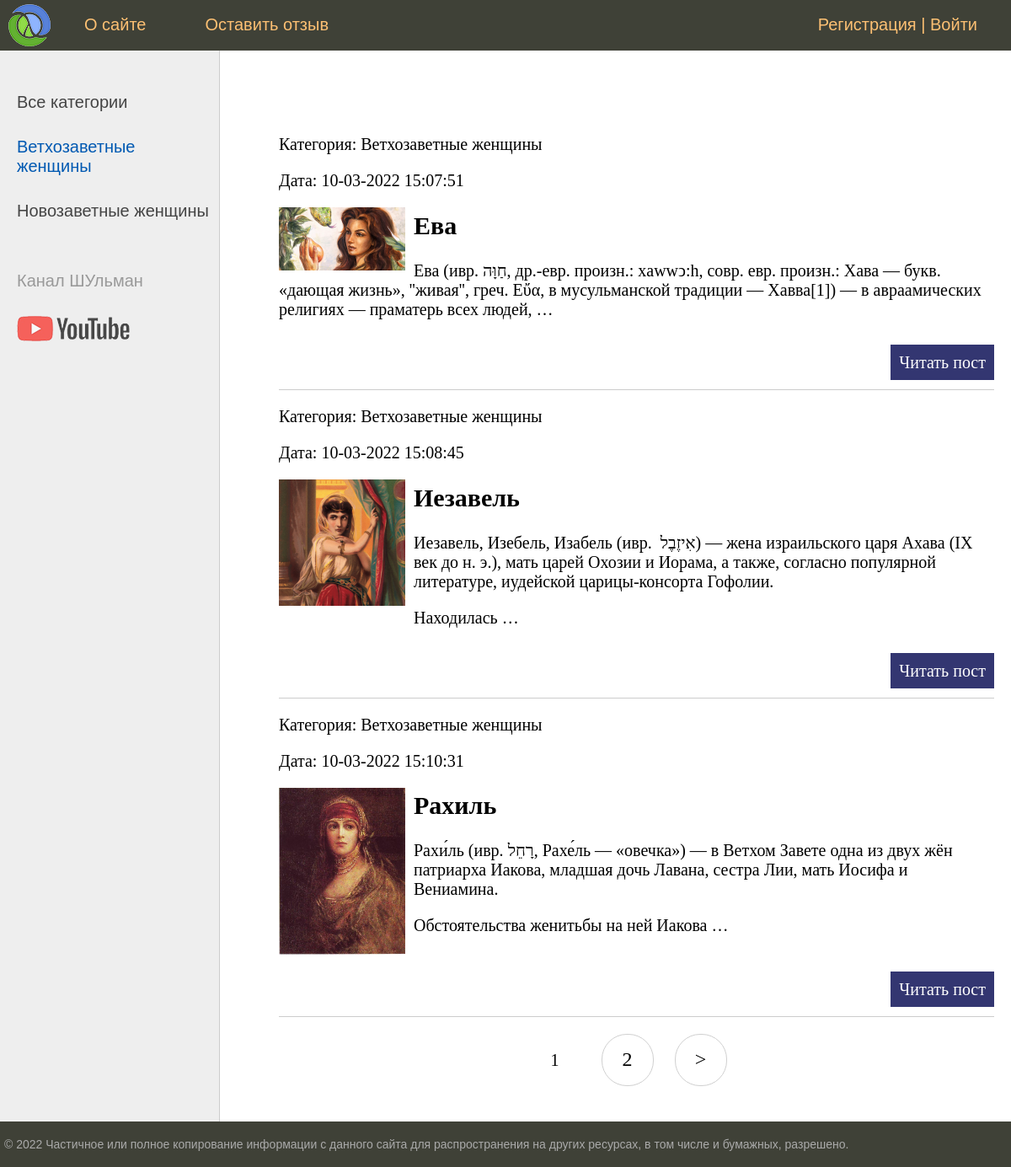
Page /category/vethozavetnye-zhenshiny/ on the committed database.
### women/models.py (models this page shows, shortened)
class Category(models.Model):
    name = models.CharField(max_length=100, db_index=True, verbose_name='Категория')
    slug = models.SlugField(max_length=255, unique=True, db_index=True, verbose_name='URL')
    def __str__(self):
        return self.name
    def get_absolute_url(self):
        return reverse('category', kwargs={'cat_slug':self.slug})
    class Meta:
        verbose_name = 'Категория'
        verbose_name_plural = 'Категории'

class Women(models.Model):
    title = models.CharField(max_length=255, verbose_name='Заголовок')
    slug = models.SlugField(max_length=255, unique=True, db_index=True, verbose_name='URL')
    content = models.TextField(blank=True, verbose_name='Текст статьи')
    photo = models.ImageField(upload_to='photos/%Y/%m/%d/', verbose_name='Фото')
    time_create = models.DateTimeField(auto_now_add=True, verbose_name='Время создания')
    time_update = models.DateTimeField(auto_now=True, verbose_name='Время обновления')
    is_published = models.BooleanField(default=True, verbose_name='Статья опублукована')
    cat = models.ForeignKey('Category', on_delete=models.PROTECT, verbose_name='Категория', related_name='get_posts')
    def get_absolute_url(self):
        return reverse('post', kwargs={'post_slug':self.slug})
    class Meta:
        verbose_name = 'Библейские женщины'
        verbose_name_plural = 'Библейские женщины'
        ordering = ['id']

### women/views.py (the view)
# urls.py: path('category/<slug:cat_slug>/', WomenCategory.as_view(), name='category'),
class WomenCategory(DataMixin, ListView):
    model = Women
    template_name = 'women/index.html'
    context_object_name = 'posts'
    allow_empty = False
    def get_queryset(self):
        return Women.objects.filter(cat__slug=self.kwargs['cat_slug'], is_published=True).select_related('cat')
    def get_context_data(self, *, object_list=None, **kwargs):
        context = super().get_context_data(**kwargs)
        c = Category.objects.get(slug=self.kwargs['cat_slug'])
        c_def = self.get_user_context(title='Категория - ' + str(c.name),
                                      cat_selected=c.pk)
        return dict(list(context.items()) + list(c_def.items()))

### women/utils.py (called while the page is built)
    def get_user_context(self, **kwargs):
        context = kwargs
        cats = cache.get('cats')
        if not cats:
            cats = Category.objects.all()#annotate(Count('women')) #all()
            cache.set('cats', cats, 60)
        user_menu = menu.copy()
        if not self.request.user.is_authenticated:
            user_menu.pop(1)
        context['menu'] = user_menu
        context['cats'] = cats
        if 'cat_selected' not in context:
            context['cat_selected'] = 0
        return context

### women/templates/women/index.html (shortened to what this page needs)
{% extends 'women/base.html' %}
{% block content %}
<ul class="list-articles">
	{% for p in posts %}
			<li><duv class="article-panel">
				<p class="first">Категория: {{p.cat}}</p>
				<p class="last">Дата: {{p.time_update|date:'d-m-Y H:i:s'}}</p>
			</duv>
{% if p.photo %}
				<p><img class="img-article-left thumb" src="{{p.photo.url}}"></p>
{% endif %}
				<h2>{{p.title}}</h2>
	{% autoescape on %}
	{{p.content|linebreaks|truncatewords:30}}
	{% endautoescape %}
			<p class="link-read-post"><a href="{{ p.get_absolute_url }}">Читать пост</a></p>
			</li>
	{% endfor %}
</ul>
{% endblock %}

### women/templates/women/base.html (shortened to what this page needs)
{% load static %}
{% load women_tags %}
<!DOCTYPE html>
<html>
<head>
	<link type="text/css" href="{% static 'women/css/styles.css' %}" rel="stylesheet" />
</head>
<body>
<table class="table-page" border=0 cellpadding="0" cellspacing="0">
<tr><td valign=top>
{% block mainmenu %}
		<div class="header">
			<ul id="mainmenu" class="mainmenu">
			<li class="logo"><a href="{% url 'home' %}"><div class="logo"></div></a></li>
{% for m in menu %}
			<li><a href="{% url m.url_name %}">{{m.title}}</a></li>
{% endfor %}
				{% if request.user.is_authenticated %}
				<li class="last"> {{user.username}} | <a href="{% url 'logout' %}">Выйти</a></li>
				{% else %}
				<li class="last"><a href="{% url 'register' %}">Регистрация</a> | <a href="{% url 'login' %}">Войти</a></li>
				{% endif %}
			</ul>
		</div>
{% endblock mainmenu %}
<table class="table-content" border=0 cellpadding="0" cellspacing="0">
<tr>
	<td valign="top" class="left-chapters">
	<ul id="leftchapters">
{% if cat_selected == 0 %}
		<li class="selected">Все категории</li>
{% else %}
		<li><a href="{% url 'home' %}">Все категории</a></li>
{% endif %}
{% for c in cats %}
	{% if c.pk == cat_selected %}
		<li class="selected">{{c.name}}</li>
	{% else %}
		<li><a href="{{ c.get_absolute_url }}">{{c.name}}</a></li>
	{% endif %}
{% endfor %}
		<li class="share">
		<p>Канал ШУльман</p>
		<a class="share-yt" href="https://www.youtube.com/watch?v=Q0vkjM-p_Dk" target="_blank" rel="nofollow"></a>
		</li>
	</ul>
</td>
<td valign="top" class="content">
	<div class="content-text">
{% block content %}
{% endblock %}
{% if page_obj.has_other_pages %}
<nav class="list-pages">
    <ul>
        {% for p in paginator.page_range %}
		{% if page_obj.number == p %}
        <li class="page-num page-num-selected">{{ p }}</li>
		{% elif p >= page_obj.number|add:-2 and p <= page_obj.number|add:2  %}
        <li class="page-num">
            <a href="?page={{ p }}">{{ p }}</a>
        </li>
		{% endif %}
        {% endfor %}
{% if page_obj.has_next %}
<li class="page-num">
	<a href="?page={{ page_obj.next_page_number }}">&gt;</a>
</li>
{% endif %}
    </ul>
</nav>
{% endif %}
	</div>
</td></tr></table>
</td></tr>
<tr><td valign=top>
	<div id="footer">
		<p>&copy; 2022 Частичное или полное копирование информации с данного сайта для распространения на других ресурсах, в том числе и бумажных, разрешено.</p>
	</div>
</td></tr></table>
</body>
</html>

### women/static/women/css/styles.css (style rules this page uses)
html, body { font-family: 'Arial'; margin: 0; padding: 0; height: 100%; width: 100%; color: #444; }
a { color: #0059b2; text-decoration: none; }
img { max-width: 600px; height: auto; }
img.img-article-left { max-width: 300px; height: auto; float: left; padding: 0 10px 10px 0; }
img.img-article-left.thumb { max-width: 150px; height: auto; }
p.link-read-post { text-align: right; }
p.link-read-post a { padding: 10px; min-width: 100px; background: #333671; color: #fff; text-decoration: none; }
ul.list-articles { list-style: none; margin: 0; padding: 0; }
ul.list-articles li { border-bottom: 1px solid #ccc; }
.table-page { width: 100%; height: 100%; vertical-align: top; }
.table-page tr { height: 100%; }
.header { background: #3F4137; height: 60px; }
.logo { background: url('../images/logo.png') no-repeat 10px 5px; width: 70px; height: 60px; }
ul.mainmenu { list-style: none; margin: 0; padding: 0; height: 60px; color: #fdc073; font-size: 20px; overflow: hidden; }
ul.mainmenu li { float: left; margin: 18px 40px 0 30px; }
ul.mainmenu li.logo { margin: 0; }
ul.mainmenu li.last { float: right; }
ul.mainmenu li a { color: #fdc073; text-decoration: none; }
.table-content { width: 100%; min-height: 100%; height: 100%; }
.left-chapters { margin: 0; background: #eee; border-right: 1px solid #ccc; min-height: 100%; }
.left-chapters ul { width: 230px; min-height: 100%; margin: 0; padding: 20px 10px 10px 20px; list-style: none; font-size: 20px; }
.left-chapters ul li { margin: 30px 0 0 0; color: #999; }
.left-chapters ul li.selected { color: #0059b2; }
.left-chapters ul li a { color: #444; text-decoration: none; }
.left-chapters ul li.share { margin: 60px 0 0 0; }
.left-chapters ul li.share p { margin: 30px 0 30px 0; }
.left-chapters ul li.share a { display: inline-block; width: 40px; height: 40px; margin: 0 20px 0 0; }
.left-chapters ul li.share a.share-yt { width: 100%; height: 30px; background: url('../images/share_yt.png') no-repeat 0 0 }
.content { padding: 40px 20px 20px 40px; width: 100%; box-sizing: border-box; }
.content-text { margin: 60px 0 0 30px; color: #000; font-size: 20px; font-family: Yandex Sans Display Light; }
#footer { box-sizing: border-box; background: #3F4137; padding: 5px; color: #aaa; font-size: 14px; font-family: Verdana, Geneva, Arial, Helvetica; text-align: left; overflow: hidden; }
.list-pages { text-align: center; margin: 0 0 20px 0; }
.list-pages ul { margin: 20px 0 0 0; padding: 0; list-style: none; }
.list-pages ul li { display: inline-block; margin: 0 20px 0 0; }
.list-pages a { color: #000; font-size: 24px; text-decoration: none; }
.list-pages .page-num, .page-num-selected { display: inline-block; width: 60px; height: 44px; padding: 16px 0 0 0; border: 1px solid #d0d0d0; border-radius: 30px; }
.list-pages .page-num-selected { border: none; color: #000; font-size: 20px; }

### rows in the picture
Category: name "Ветхозаветные женщины"
Category: name "Новозаветные женщины"
Women: cat "Ветхозаветные женщины", time_update "10-03-2022 15:07:51", photo (picture), title "Ева", content "Ева (ивр. ‏חַוָּה‏‎, др.-евр. произн.: xawwͻ:h, совр. евр. произн.: Хава — букв. «дающая жизнь», ''живая'', греч. Εὔα, в мусульманской традиции — Хавва[1]) — в авраамических религиях — праматерь всех людей, …"
Women: cat "Ветхозаветные женщины", time_update "10-03-2022 15:08:45", photo (picture), title "Иезавель", content "Иезавель, Изебель, Изабель (ивр. ‏אִיזֶבֶל ‏‎) — жена израильского царя Ахава (IX век до н. э.), мать царей Охозии и Иорама, а также, согласно популярной литературе, иудейской царицы-консорта Гофолии. Находилась …"
Women: cat "Ветхозаветные женщины", time_update "10-03-2022 15:10:31", photo (picture), title "Рахиль", content "Рахи́ль (ивр. ‏רָחֵל‏‎, Рахе́ль — «овечка») — в Ветхом Завете одна из двух жён патриарха Иакова, младшая дочь Лавана, сестра Лии, мать Иосифа и Вениамина. Обстоятельства женитьбы на ней Иакова …"

### other values in the picture
{{ m.title }} "О сайте" "Оставить отзыв"
{{ p }} "1"
{{ p }} "2"
